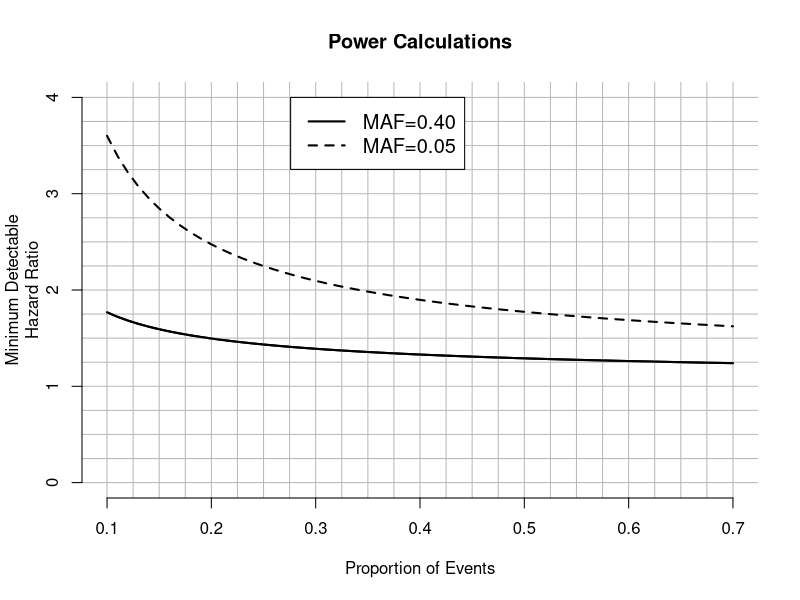

Write R code to recreate this figure.
#####power to detect main snp effects associated with survival#####################
get.delta=function(PA, propEvents, N, alpha, beta)
  exp((qnorm(1-alpha)+qnorm(beta))/(sqrt(N*propEvents*PA*(1-PA))))
propEvents=seq(0.1, 0.7, by=0.01)
delta=mapply(get.delta, 
             propEvents,
             MoreArgs=list(PA=0.40, N=2580, alpha=0.05/1000000, beta=0.20))
delta.lb=mapply(get.delta,
                propEvents,
                MoreArgs=list(PA=0.05,
                              N=2580,
                              alpha=0.05/1000000,
                              beta=0.20))
plot(propEvents,
     delta,type="l",
     axes=F,
     ylim=c(0,4.0)
     ,lwd=2,
     main=c("Power Calculations"),
     xlab="Proportion of Events",
     ylab=c("Minimum Detectable", "Hazard Ratio"))
abline(h=seq(0,4.0,by=0.25),col="gray72")
abline(v=seq(0.1,0.7,by=0.025),col="gray72")
axis(1);axis(2)
lines(propEvents,delta,lwd=2)
lines(propEvents,delta.lb,lwd=2,lty=2)
legend(0.276,
       4.0,
       lty=1:2,
       legend=c("MAF=0.40","MAF=0.05"),
       lwd=2,
       cex=1.2,
       bty="o",
       bg="white")
